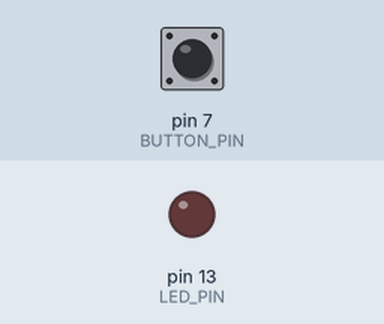
Recording of a sketch running on a simulated Arduino Uno, built with avr-gcc and run on an emulated ATmega328P. Parts: output pins drawn as LEDs (lit = HIGH). Inputs (shaded band) come from the test bench; at power-on: pin 7 (BUTTON_PIN) LOW.

Above: at 1.2 s.
1.3 s: pin 7 (BUTTON_PIN) pulled HIGH for 0.15 s
At 1.38 s:
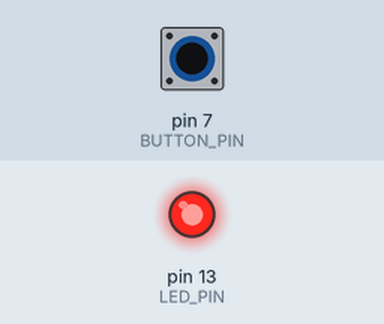
2.9 s: pin 7 (BUTTON_PIN) pulled HIGH for 3.2 s
At 7.1 s:
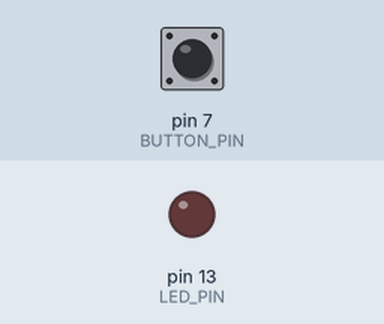
Timing chart, 0 to 8.6 s (numbered marks = the images above; inputs shaded):
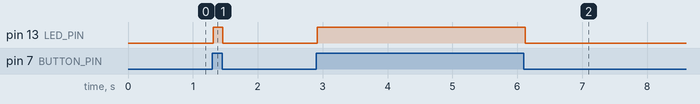

The sketch:

step3_buttonled.ino
```cpp
#define BUTTON_PIN 7
#define LED_PIN 13

bool ledState = false;
bool lastButtonState = false;

void setup() {
  pinMode(LED_PIN, OUTPUT);
  pinMode(BUTTON_PIN, INPUT);
  Serial.begin(115200);
}

void loop() {
  int buttonState = digitalRead(BUTTON_PIN);

  delay(10);

  if (buttonState == HIGH) {
    digitalWrite(LED_PIN, HIGH);
    ledState = true;
  } else {
    digitalWrite(LED_PIN, LOW);
    ledState = false;
  }
}

/*
#define BUTTON_PIN 7
#define LED_PIN 13


int oldValue = LOW;

void setup() {
  pinMode(LED_PIN, OUTPUT);
  pinMode(BUTTON_PIN, INPUT);
  Serial.begin(115200);
}

void loop() {
  int buttonState = digitalRead(BUTTON_PIN);

  if (buttonState != oldValue) {
    if (buttonState == HIGH) {
      digitalWrite(LED_PIN, HIGH);
    } else {
      digitalWrite(LED_PIN, LOW);
    }
    oldValue = buttonState;
  }

  delay(15);
}*/
```

test.cpp
```cpp
/* #define BUTTON_PIN 7
#define LED_PIN 13


bool oldValue = false;

void setup() {
  pinMode(LED_PIN, OUTPUT);
  pinMode(BUTTON_PIN, INPUT);
  Serial.begin(115200);
}

void loop() {
  int buttonState = digitalRead(BUTTON_PIN);
  if (buttonState != oldValue) {
    if (buttonState == HIGH) {
      digitalWrite(LED_PIN, HIGH);
    } else {
      digitalWrite(LED_PIN, LOW);
    }
    oldValue = buttonState;
  }

  delay(100);
}
 */
```

Measured:
- after the input at 1.3 s, pin 13 (LED_PIN): LOW → HIGH at once, → LOW 0.15 s later
- after the input at 2.9 s, pin 13 (LED_PIN): LOW → HIGH at once, → LOW 3.2 s later
